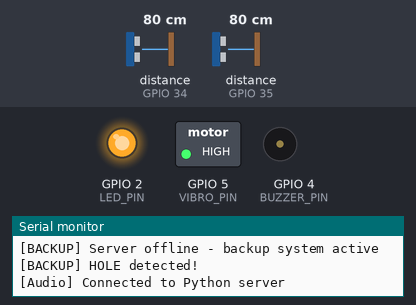
Bench run of a sketch on a simulated ESP32. On the bench: switched loads named in the sketch (green lamp = pin HIGH), output pins drawn as LEDs (lit = HIGH), buzzer (waves = sounding, pin HIGH), the last lines printed to the serial monitor. Wiring (inferred from the names in the program): 2 × ultrasonic range finder: trigger GPIO 18, echo GPIO 35 / trigger GPIO 32, echo GPIO 34. Dashed ring = blinking. The test bench sets the inputs (shaded band); at power-on: distance to the obstacle (sensors on GPIO 35, GPIO 34) 80 cm. The echo pulse lasts 58.3 µs per cm; WiFi joins after 1.5 s; servers stay silent unless stated; I2S audio is not simulated (input reads silence); pins used as bus, display or sensor lines are not drawn.

Above: at 4.8 s.
4.9 s: distance to the obstacle (sensor on GPIO 35) set to 9 cm
At 5.12 s:
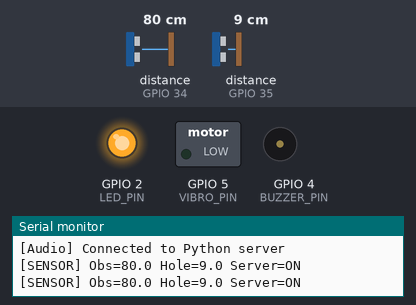
7.3 s: distance to the obstacle (sensor on GPIO 34) set to 2 cm
10.3 s: distance to the obstacle (sensor on GPIO 35) set to 2 cm
At 10.47 s:
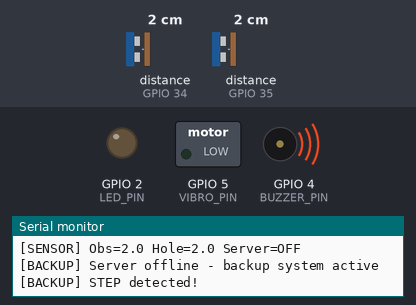
13.3 s: distance to the obstacle (sensor on GPIO 34) set to 60 cm
At 14.8 s:
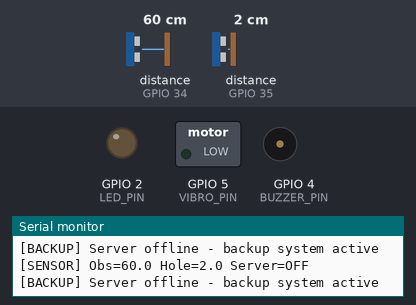
15.1 s: distance to the obstacle (sensor on GPIO 34) set to 120 cm
Timing chart, 0 to 18.9 s (numbered marks = the images above; inputs shaded):
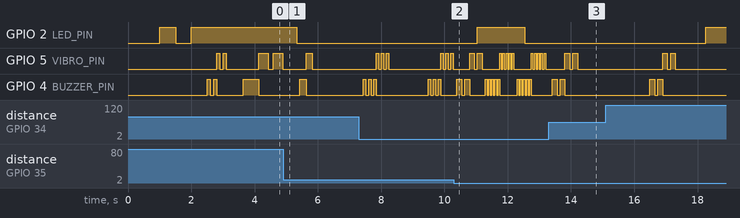

Measured:
- after the input at 13.3 s, GPIO 5 (VIBRO_PIN): goes on until 14.2 s, then stays LOW; GPIO 4 (BUZZER_PIN): goes on until 13.8 s, then stays LOW

The sketch:

esp32_audio_AI_cam.ino
```cpp
/**
 * ESP32 - AI Cam Audio + Sensor Backup
 * ESP32 = TCP CLIENT, connect den Python server
 * Python gui PCM → ESP32 nhan → phat I2S
 *
 * PINOUT:
 *  I2S MAX98357A : BCK=26, WS=25, DIN=22
 *  HC-SR04 #1    : TRIG=32, ECHO=34 (+1k ohm)
 *  HC-SR04 #2    : TRIG=18, ECHO=35 (+1k ohm)
 *  Buzzer        : GPIO 4
 *  Motor rung    : GPIO 5 (qua NPN transistor)
 *  LED           : GPIO 2
 */

#include <WiFi.h>
#include <driver/i2s.h>

const char* ssid        = "iPhone";
const char* password    = "123456789";
const char* PYTHON_IP   = "172.20.10.2";   // IP may tinh chay ai_server.py
const int   PYTHON_PORT = 5000;

// Không dùng static IP cho iPhone hotspot - để DHCP tự động
// IPAddress local_IP(192, 168, 1, 100);
// IPAddress gateway(192, 168, 1, 1);
// IPAddress subnet(255, 255, 255, 0);
// IPAddress dns(8, 8, 8, 8);

// I2S
#define I2S_BCK         26
#define I2S_WS          25
#define I2S_DOUT        22
#define DMA_BUF_COUNT   16
#define DMA_BUF_LEN     512
#define DMA_TOTAL_BYTES (DMA_BUF_COUNT * DMA_BUF_LEN * 2)

// Sensor
#define TRIG_OBSTACLE   32
#define ECHO_OBSTACLE   34
#define TRIG_HOLE       18
#define ECHO_HOLE       35

// Output
#define BUZZER_PIN      4
#define VIBRO_PIN       5
#define LED_PIN         2

// Nguong (cm)
#define OBSTACLE_DANGER   40
#define OBSTACLE_WARN     80
#define HOLE_BASELINE     40
#define HOLE_THRESHOLD    20
#define HOLE_STEP          5

// Cooldown (ms)
#define CD_OBSTACLE_DANGER  2000
#define CD_OBSTACLE_WARN    4000
#define CD_HOLE             3000
#define CD_EMERGENCY        1000

volatile bool serverOnline     = false;
unsigned long lastObstacleBuzz = 0;
unsigned long lastHoleBuzz     = 0;

void i2s_init() {
  i2s_config_t cfg = {
    .mode                 = (i2s_mode_t)(I2S_MODE_MASTER | I2S_MODE_TX),
    .sample_rate          = 16000,
    .bits_per_sample      = I2S_BITS_PER_SAMPLE_16BIT,
    .channel_format       = I2S_CHANNEL_FMT_ONLY_RIGHT,
    .communication_format = I2S_COMM_FORMAT_I2S,
    .intr_alloc_flags     = 0,
    .dma_buf_count        = DMA_BUF_COUNT,
    .dma_buf_len          = DMA_BUF_LEN,
    .use_apll             = true
  };
  i2s_pin_config_t pins = {
    .bck_io_num   = I2S_BCK,
    .ws_io_num    = I2S_WS,
    .data_out_num = I2S_DOUT,
    .data_in_num  = I2S_PIN_NO_CHANGE
  };
  i2s_driver_install(I2S_NUM_0, &cfg, 0, NULL);
  i2s_set_pin(I2S_NUM_0, &pins);
}

void i2s_flush_silence() {
  static uint8_t silence[DMA_TOTAL_BYTES];
  memset(silence, 0, sizeof(silence));
  size_t written;
  i2s_write(I2S_NUM_0, silence, sizeof(silence), &written, pdMS_TO_TICKS(500));
  i2s_zero_dma_buffer(I2S_NUM_0);
}

// Audio Task (Core 0): connect Python, nhan PCM, phat I2S
void audioTask(void* param) {
  WiFiClient client;
  uint8_t buf[2048];
  unsigned long lastDataTime = 0;
  const unsigned long KEEPALIVE_TIMEOUT = 30000; // 30s không có data thì reconnect

  for (;;) {
    Serial.printf("[Audio] Connecting to Python %s:%d\n", PYTHON_IP, PYTHON_PORT);
    if (!client.connect(PYTHON_IP, PYTHON_PORT)) {
      Serial.println("[Audio] Connect failed, retry in 5s");
      serverOnline = false;
      digitalWrite(LED_PIN, LOW);
      vTaskDelay(pdMS_TO_TICKS(5000));
      continue;
    }

    client.setNoDelay(true);
    client.setTimeout(100); // timeout ngắn để không block
    serverOnline = true;
    digitalWrite(LED_PIN, HIGH);
    lastDataTime = millis();
    Serial.println("[Audio] Connected to Python server");

    // Nhan PCM tu Python va phat I2S
    unsigned long lastDebug = 0;
    unsigned long bytesReceived = 0;
    unsigned long packetsReceived = 0;

    while (client.connected()) {
      int avail = client.available();
      if (avail > 0) {
        int len = client.read(buf, min(avail, (int)sizeof(buf)));
        if (len > 0) {
          lastDataTime = millis();
          bytesReceived += len;
          packetsReceived++;

          // BỎ gain trên ESP32 - chỉ dùng gain từ Python
          // Gain trên cả 2 bên gây distortion

          size_t written;
          i2s_write(I2S_NUM_0, buf, len, &written, portMAX_DELAY);

          // Debug stats mỗi 5 giây
          if (millis() - lastDebug > 5000) {
            Serial.printf("[Audio] Stats: %lu bytes, %lu packets, avg: %lu bytes/pkt\n",
                         bytesReceived, packetsReceived,
                         packetsReceived > 0 ? bytesReceived/packetsReceived : 0);
            lastDebug = millis();
          }
        }
      } else {
        // Kiểm tra timeout - nếu quá lâu không có data, giữ kết nối
        if (millis() - lastDataTime > KEEPALIVE_TIMEOUT) {
          Serial.println("[Audio] Keepalive timeout, reconnecting...");
          break;
        }
        vTaskDelay(pdMS_TO_TICKS(50)); // giảm CPU usage
      }
    }

    client.stop();
    serverOnline = false;
    digitalWrite(LED_PIN, LOW);
    i2s_flush_silence();
    Serial.println("[Audio] Disconnected, retry in 5s");
    vTaskDelay(pdMS_TO_TICKS(5000));
  }
}

// Sensor
float measureCm(int trigPin, int echoPin) {
  digitalWrite(trigPin, LOW);  delayMicroseconds(2);
  digitalWrite(trigPin, HIGH); delayMicroseconds(10);
  digitalWrite(trigPin, LOW);
  long dur = pulseIn(echoPin, HIGH, 30000);
  if (dur == 0) return 999.0;
  return dur * 0.0343 / 2.0;
}

void buzzPattern(int times, int onMs, int offMs) {
  for (int i = 0; i < times; i++) {
    digitalWrite(BUZZER_PIN, HIGH); delay(onMs);
    digitalWrite(BUZZER_PIN, LOW);
    if (i < times - 1) delay(offMs);
  }
}

void vibratePattern(int times, int onMs, int offMs) {
  for (int i = 0; i < times; i++) {
    digitalWrite(VIBRO_PIN, HIGH); delay(onMs);
    digitalWrite(VIBRO_PIN, LOW);
    if (i < times - 1) delay(offMs);
  }
}

void alert(int times, int onMs, int offMs) {
  buzzPattern(times, onMs, offMs);
  vibratePattern(times, onMs, offMs);
}

void setup() {
  Serial.begin(115200);
  delay(1000);  // Đợi serial port ổn định
  Serial.println("\n\n=== ESP32 AI CAM STARTING ===");

  // In thông tin hệ thống
  Serial.printf("Free heap: %d bytes\n", ESP.getFreeHeap());
  Serial.printf("Chip model: %s\n", ESP.getChipModel());
  Serial.printf("CPU freq: %d MHz\n", ESP.getCpuFreqMHz());

  pinMode(TRIG_OBSTACLE, OUTPUT);
  pinMode(ECHO_OBSTACLE, INPUT);
  pinMode(TRIG_HOLE,     OUTPUT);
  pinMode(ECHO_HOLE,     INPUT);
  pinMode(BUZZER_PIN,    OUTPUT);
  pinMode(VIBRO_PIN,     OUTPUT);
  pinMode(LED_PIN,       OUTPUT);
  digitalWrite(BUZZER_PIN, LOW);
  digitalWrite(VIBRO_PIN,  LOW);
  digitalWrite(LED_PIN,    LOW);

  i2s_init();

  // Không dùng WiFi.config() - để DHCP tự động cấp IP
  // WiFi.config(local_IP, gateway, subnet, dns);
  WiFi.begin(ssid, password);
  Serial.print("WiFi connecting");
  while (WiFi.status() != WL_CONNECTED) {
    digitalWrite(LED_PIN, !digitalRead(LED_PIN));
    delay(500);
    Serial.print(".");
  }
  digitalWrite(LED_PIN, HIGH);
  Serial.println("\nWiFi OK: " + WiFi.localIP().toString());

  // Test buzzer và vibration
  Serial.println("Testing buzzer and vibration...");
  alert(2, 100, 100);
  delay(500);

  // Test sensor
  Serial.println("Testing sensors...");
  float testObs = measureCm(TRIG_OBSTACLE, ECHO_OBSTACLE);
  float testHole = measureCm(TRIG_HOLE, ECHO_HOLE);
  Serial.printf("Sensor test: Obstacle=%.1fcm, Hole=%.1fcm\n", testObs, testHole);

  xTaskCreatePinnedToCore(audioTask, "AudioTask", 4096, NULL, 2, NULL, 0);

  Serial.println("=== SETUP COMPLETE ===");
  Serial.println("Backup system will activate if server is offline");
}

void loop() {
  unsigned long now = millis();
  float distObstacle = measureCm(TRIG_OBSTACLE, ECHO_OBSTACLE);
  float distHole     = measureCm(TRIG_HOLE,     ECHO_HOLE);

  // Debug: in ra giá trị sensor + memory
  static unsigned long lastMemCheck = 0;
  if (now - lastMemCheck > 10000) {  // Mỗi 10 giây
    Serial.printf("[SYSTEM] Free heap: %d bytes, Server: %s\n",
                  ESP.getFreeHeap(), serverOnline ? "ON" : "OFF");
    lastMemCheck = now;
  }

  Serial.printf("[SENSOR] Obs=%.1f Hole=%.1f Server=%s\n",
                distObstacle, distHole, serverOnline ? "ON" : "OFF");

  bool holeDetected = (distHole > HOLE_BASELINE + HOLE_THRESHOLD);
  bool stepDetected = (distHole < HOLE_STEP);

  // BACKUP SYSTEM: hoạt động khi server OFFLINE
  if (!serverOnline) {
    Serial.println("[BACKUP] Server offline - backup system active");

    // Kiểm tra vật cản
    if (distObstacle < OBSTACLE_DANGER && distObstacle > 0) {
      if (now - lastObstacleBuzz > CD_OBSTACLE_DANGER) {
        Serial.println("[BACKUP] DANGER! Obstacle detected");
        lastObstacleBuzz = now;
        alert(3, 80, 80);
      }
    } else if (distObstacle < OBSTACLE_WARN && distObstacle > 0) {
      if (now - lastObstacleBuzz > CD_OBSTACLE_WARN) {
        Serial.println("[BACKUP] WARNING! Obstacle detected");
        lastObstacleBuzz = now;
        alert(1, 200, 0);
      }
    }

    // Kiểm tra hố/bậc thang
    if (holeDetected && now - lastHoleBuzz > CD_HOLE) {
      Serial.println("[BACKUP] HOLE detected!");
      lastHoleBuzz = now;
      buzzPattern(1, 500, 0);
      vibratePattern(2, 300, 150);
    } else if (stepDetected && now - lastHoleBuzz > CD_HOLE) {
      Serial.println("[BACKUP] STEP detected!");
      lastHoleBuzz = now;
      alert(2, 150, 100);
    }
  } else {
    // Server online: chỉ cảnh báo khẩn cấp
    if (distObstacle < 20 && distObstacle > 0 && now - lastObstacleBuzz > CD_EMERGENCY) {
      Serial.println("[EMERGENCY] Very close obstacle!");
      lastObstacleBuzz = now;
      alert(5, 50, 50);
    }
  }

  delay(100);
}
```
